Frame 1 (no input): blank canvas, image omitted
Frame 60 (no input): blank canvas, image omitted
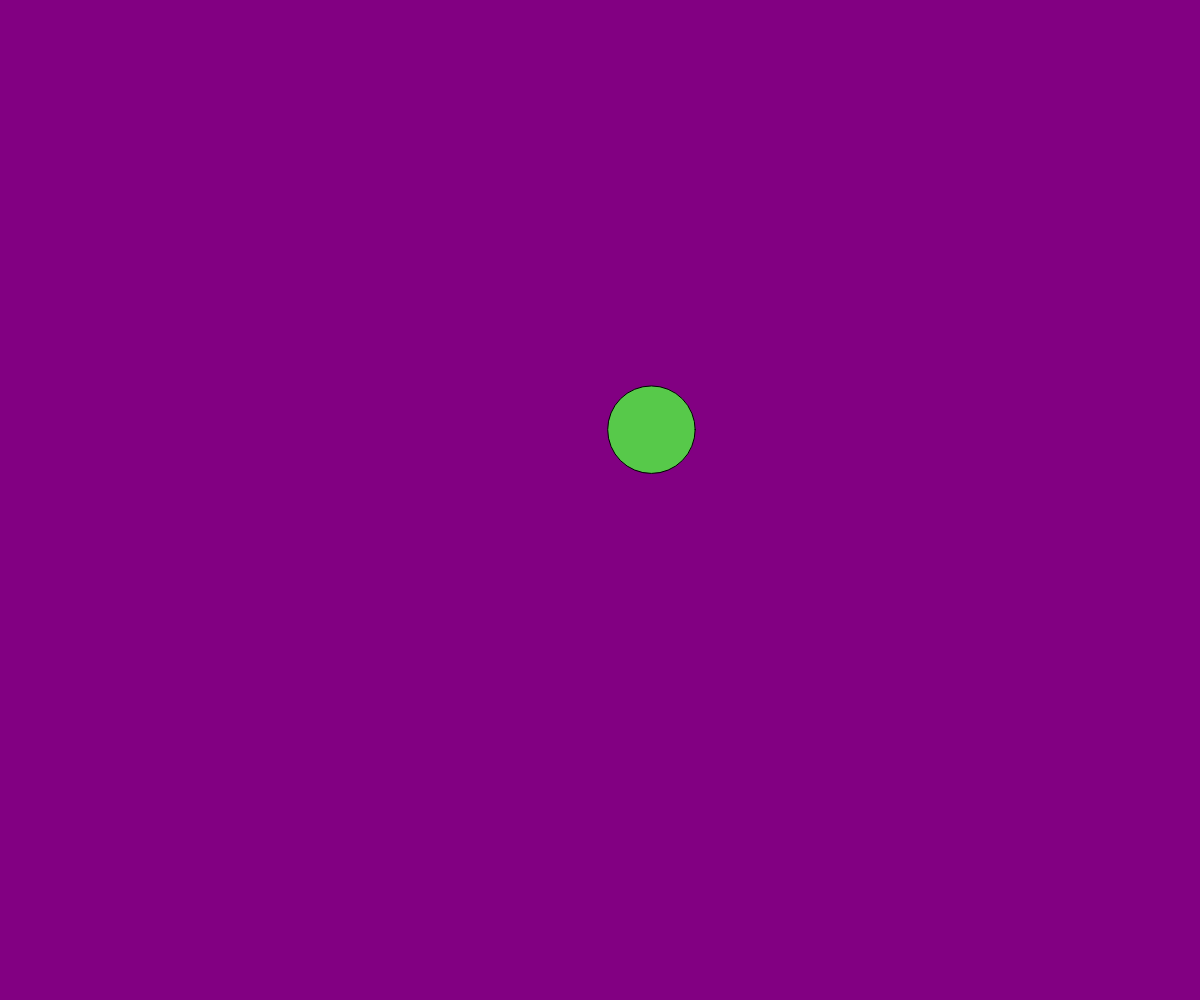
Frame 120 (the mouse pressed at the canvas centre since frame 60)

The p5.js sketch whose frames 1 and 60 were blank and that drew this single picture after the mouse press (run headless with seeded random() and noise() and a simulated clock; from frame 60 on, the mouse is pressed at the canvas centre):

// p5.js sketch
// ── sketch.js
let balls = [];
// let ball1;

function preload() {
  
}



function setup() {
  createCanvas(windowWidth, windowHeight);
}

function draw() {
  background(130, 0, 130);
  for (let i = 0; i < balls.length; i++) {
    balls[i].move();
    balls[i].show();
    balls[i].bounce();
    let overlapping = false;
    for (let j = 0; j < balls.length; j++) {
      if (balls[i] !== balls[j] && balls[i].intersects(balls[j])) {
        overlapping = true;
      }
    }
    if (overlapping) {
      balls[i].bounceOff()
    }

  }
}

function mousePressed() {

  let ballClicked = false;
  for (let i = balls.length - 1; i >= 0; i--) {
    if (balls[i].clicked(mouseX, mouseY)) {
      balls.splice(i, 1)
    }
  }
  if (!ballClicked) {
    balls.push(new Ball(mouseX, mouseY, random(-2, 2), random(-2, 2), random(50, 100), [random(0, 250), random(0, 250), random(0, 250)]))
  }
}

class Ball {
  constructor(locx, locy, speedx, speedy, size, colour) {
    this.locx = locx;
    this.locy = locy;
    this.speedx = speedx;
    this.speedy = speedy;
    this.size = size;
    this.colour = colour;
  }
  currentLocationX() {
    return this.locx
  }
  currentLocationY() {
    return this.locy
  }
  setVelocity(vx, vy) {
    this.speedx = vx
    this.speedy = vy
  }
  setSize(d) {
    this.size = d;
  }
  setColour(rgb) {
    this.colour = rgb;
  }
  show() {
    fill(this.colour)
    ellipse(this.locx, this.locy, this.size, this.size);
  }
  move() {
    this.speedx, this.speedy
    this.locx += this.speedx;
    this.locy += this.speedy;
    this.speedx += 0;
    this.speedy += 0;
    this.locx = constrain(this.locx, 0, windowWidth - this.size / 2);
    this.locy = constrain(this.locy, 0, windowHeight - this.size / 2);
  }
  bounce() {
    if (this.locx + this.size / 2 >= windowWidth || this.locx < this.size / 2) {
      this.speedx = - this.speedx;
      this.colour = [random(0, 250), random(0, 250), random(0, 250)]
    }
    if (this.locy + this.size / 2 >= windowHeight || this.locy < this.size / 2) {
      this.speedy = -this.speedy
      this.colour = [random(0, 250), random(0, 250), random(0, 250)]
    }
  }
  bounceOff() {
    this.speedx = - this.speedx;
    this.speedy = -this.speedy
    this.colour = [random(0, 250), random(0, 250), random(0, 250)]
  }

  clicked(x, y) {
    if (dist(this.locx, this.locy, x, y) < this.size) {
      return true
    }
  }
  intersects(otherObject) {
    return (dist(this.locx, this.locy, otherObject.locx, otherObject.locy) < (this.size/2 + otherObject.size/2))
  }
}
